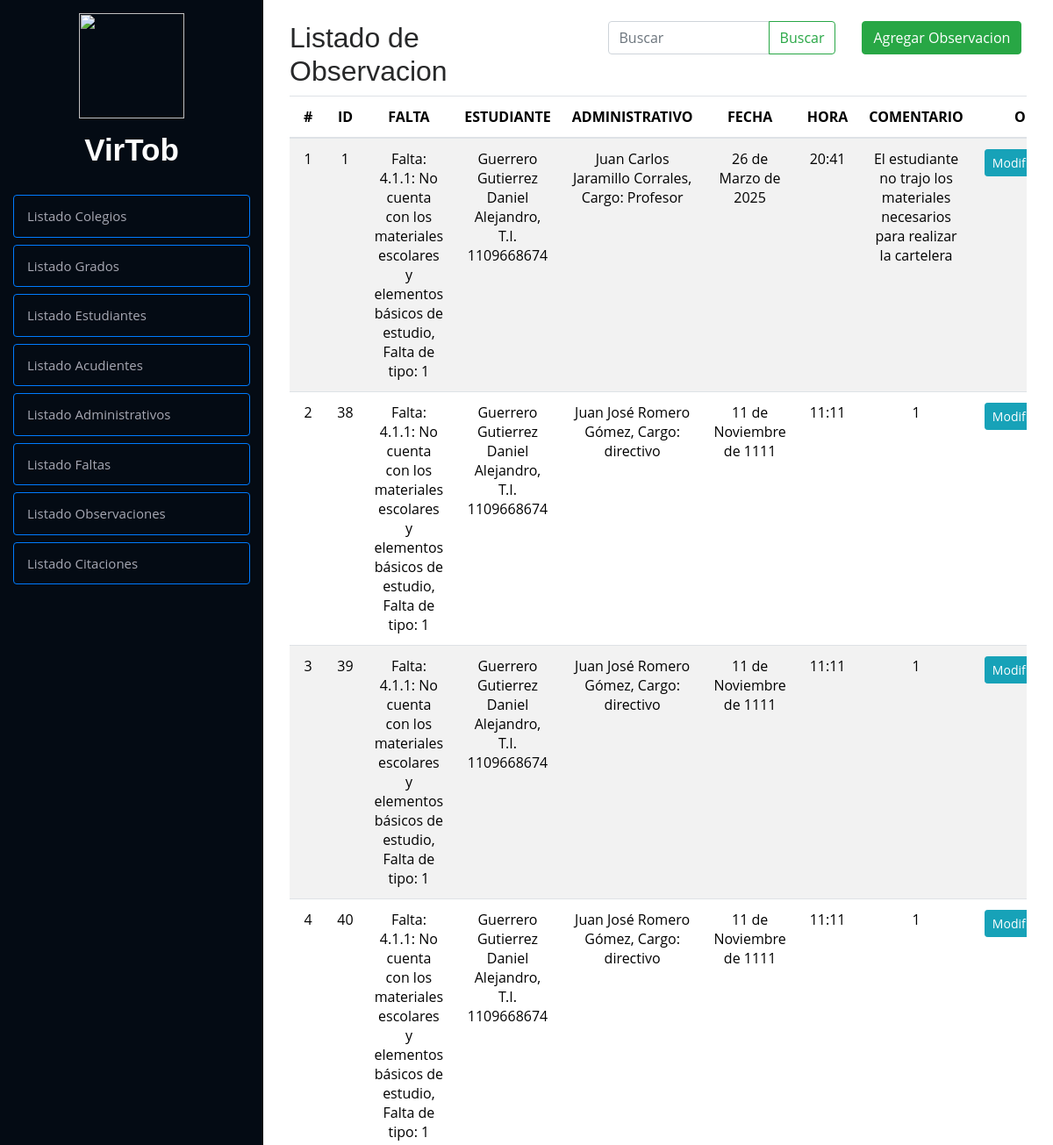
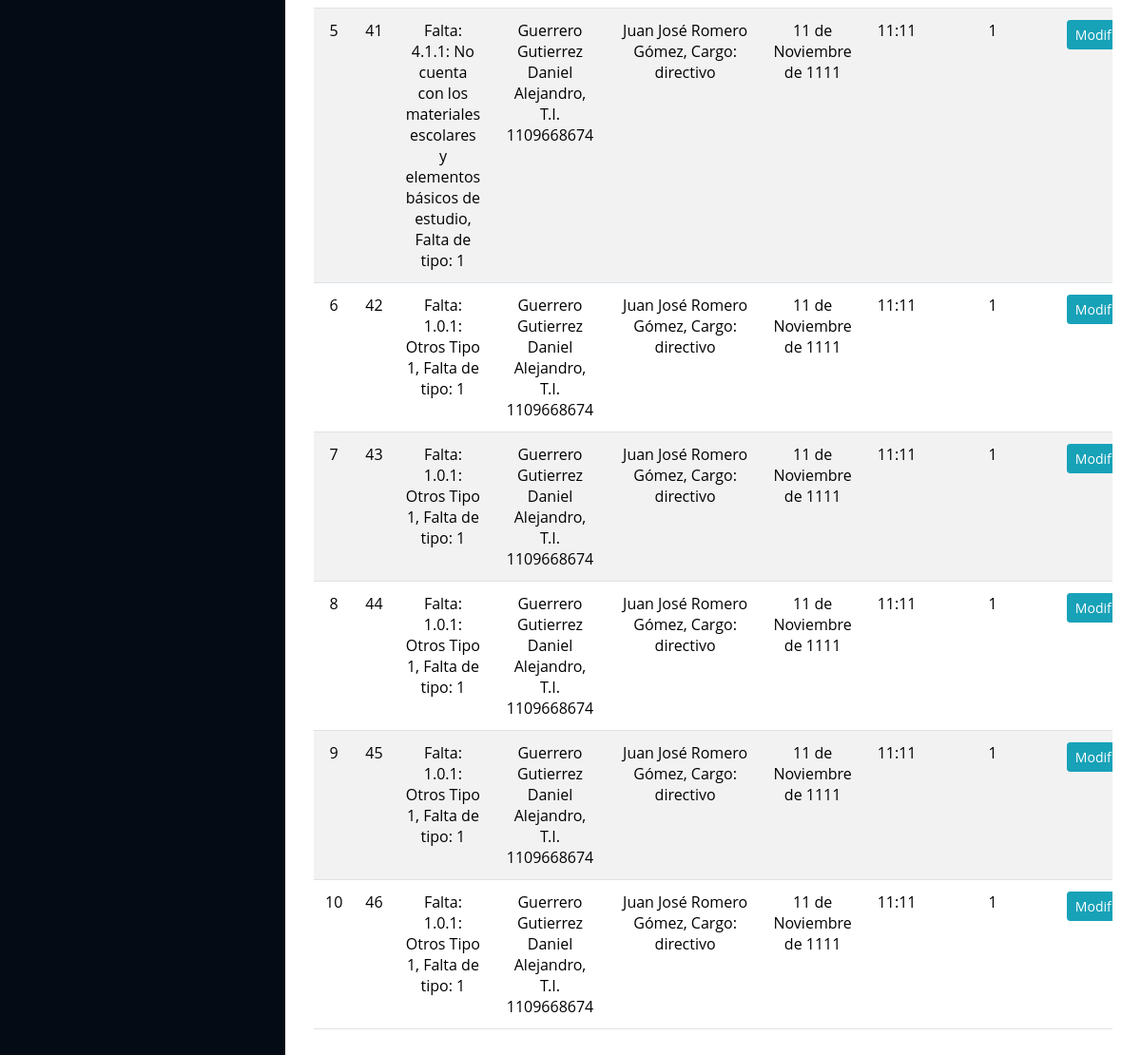
The page /crud/listaObservacion/ (signed in) on the database its author committed (2 pictures, top to bottom).
### Modulos/Observador/models.py (models this page shows, shortened)
class Observacion(models.Model):
    idObservacion = models.AutoField(primary_key=True)
    idFalta = models.ForeignKey(
        Faltas, on_delete=models.CASCADE, related_name="observaciones")
    idEstudiante = models.ForeignKey(
        Estudiante, on_delete=models.CASCADE, related_name="observaciones")
    idAdministrativo = models.ForeignKey(
        Administrativos, on_delete=models.CASCADE, related_name="observaciones")
    fecha = models.DateField()
    hora = models.TimeField()
    comentario = models.TextField(max_length=1000)
    class Meta:
        verbose_name = 'Observacion'

class Faltas(models.Model):
    idFalta = models.AutoField(primary_key=True)
    tiposFaltas = [
        (1, "Tipo 1"),
        (2, "Tipo 2"),
        (3, "Tipo 3")
    ]
    tipoFalta = models.IntegerField(choices=tiposFaltas, default=1)
    falta = models.CharField(max_length=10, null=True, blank=True)
    descripcion = models.TextField(max_length=1000)
    idColegio = models.ForeignKey(
        Colegio, on_delete=models.CASCADE, related_name="faltas", default=1)
    def __str__(self):
        return f"Falta: {self.falta}: {self.descripcion}, Falta de tipo: {self.tipoFalta}"
    class Meta:
        verbose_name = 'Faltas'

class Estudiante(models.Model):
    idEstudiante = models.AutoField(primary_key=True)
    tiposDocumentos = [
        ('T.I.', 'Tarjeta de Identidad'),
        ('C.C.', 'Cedula de Ciudadanía'),
        ('C.E.', 'Cedula de Extranjería')
    ]
    tipoDocumento = models.CharField(
        max_length=4, choices=tiposDocumentos, default='T.I.')
    documento = models.CharField(max_length=10, default=0)
    nombre = models.CharField(max_length=100)
    apellido = models.CharField(max_length=100)
    fechaNacimiento = models.DateField(null=True)
    correo = models.EmailField(max_length=100)
    contrasena = models.CharField(max_length=100)
    faltasTipo1 = models.IntegerField(default=0)
    faltasTipo2 = models.IntegerField(default=0)
    faltasTipo3 = models.IntegerField(default=0)
    totalFaltas = models.IntegerField(default=0)
    idColegio = models.ForeignKey(
        Colegio, on_delete=models.CASCADE, related_name="estudiantes", default=1)
    idGrado = models.ForeignKey(
        Grado, on_delete=models.CASCADE, null=True, blank=True, related_name="estudiante")
    imagen_perfil = models.ImageField(
        upload_to='perfiles/', blank=True, null=True)
    def __str__(self):
        return f"{self.apellido} {self.nombre}, {self.tipoDocumento} {self.documento}"
    class Meta:
        verbose_name = 'Estudiante'

class Administrativos(models.Model):
    idAdministrativo = models.AutoField(primary_key=True)
    nombre = models.CharField(max_length=100)
    apellido = models.CharField(max_length=100)
    cargos = [  # Lista de tuplas para choices
        ('profesor', 'Profesor'),
        ('directivo', 'Directivo'),
    ]
    cargo = models.CharField(max_length=9, choices=cargos, default='profesor')
    ciclo = models.CharField(max_length=12, null=True, blank=True)
    correo = models.EmailField(max_length=100)
    contrasena = models.CharField(max_length=100)
    def __str__(self):
        if self.cargo == 'profesor' and self.ciclo:
            return f"{self.nombre} {self.apellido}, Cargo: {self.cargo} (Ciclo: {self.ciclo})"
        return f"{self.nombre} {self.apellido}, Cargo: {self.cargo}"
    class Meta:
        verbose_name = 'Administrativos'

### Modulos/Observador/views.py (the view, shortened to what this page needs)
# urls.py: path('listaObservacion/', listaObservacion, name='listaObservacion'),
def listaObservacion(request):
    if not request.session.get('isLogged', False):
        return redirect('login')
    if request.session.get('userType', False) != "directivo":
        return redirect('home')
    query = request.GET.get("buscar", "")  # Obtener el valor del input
    observaciones = Observacion.objects.all()  # Obtiene todos los registro
    return render(request, 'listas/observaciones.html', {'observacion': observaciones, "query": query})

### Modulos/Usuarios/context_processors.py (called while the page is built)
def session_variables(request):
    return {
        'isLogged': request.session.get('isLogged', None),
        'userId': request.session.get('userId', None),
        'userType': request.session.get('userType', None),
        'userNombre': request.session.get('userNombre', None)
    }

### Modulos/Observador/templates/listas/observaciones.html (shortened to what this page needs)
{% extends "index.html" %}
{% load static %}
        {% block contenido %}
        <div class="container py-4">
            <div class="row">
                <div class="col-md-12">
                    <div class="row">
                        <div class="col-5">
                            <h2>Listado de Observacion</h2>
                        </div>
                        <div class="col-4">
                            <form class="d-flex" method="GET">
                                <div class="input-group">
                                    <input type="text" class="form-control" placeholder="Buscar" name="buscar"
                                        value="{{ query }}" aria-label="Search">
                                    <button class="btn btn-outline-success" type="submit">Buscar</button>
                                </div>
                            </form>
                        </div>
                        <div class="col-3">
                            <a href="{% url 'agregarObservacion' %}" class="btn btn-success">Agregar Observacion</a>
                        </div>
                    </div>
                    <div class="table-responsive">
                        <table class="table table-striped">
                            <thead>
                                <tr>
                                    <th>#</th>
                                    <th>ID</th>
                                    <th>FALTA</th>
                                    <th>ESTUDIANTE</th>
                                    <th>ADMINISTRATIVO</th>
                                    <th>FECHA</th>
                                    <th>HORA</th>
                                    <th>COMENTARIO</th>
                                    <th>OPCIONES</th>
                                </tr>
                            </thead>
                            <tbody>
                                {% if observacion %}
                                {% for observacion in observacion %}
                                <tr>
                                    <td class="">{{ forloop.counter }}</td>
                                    <td class="">{{ observacion.idObservacion }}</td>
                                    <td class="">{{ observacion.idFalta }}</td>
                                    <td class="">{{ observacion.idEstudiante }}</td>
                                    <td class="">{{ observacion.idAdministrativo }}</td>
                                    <td class="">{{ observacion.fecha }}</td>
                                    <td class="">{{ observacion.hora }}</td>
                                    <td class="">{{ observacion.comentario }}</td>
                                    <td>
                                        <div class="btn-group btn-group-sm" role="group" aria-label="Basic example">
                                            <a href="{% url 'modificarObservacion' observacion.idObservacion %}"
                                                class="btn btn-info btn-sm">
                                                Modificar
                                            </a>
                                        </div>
                                    </td>
                                </tr>
                                {% endfor %}
                                {% else %}
                                <tr>
                                    <td colspan="9" class="text-center text-danger">⚠ No se encontraron resultados</td>
                                </tr>
                                {% endif %}
                            </tbody>
                        </table>
                    </div>
                </div>
            </div>
        </div>
        {% endblock %}

### observadorVirtual/static/css/style.css (style rules this page uses)
body { font-family: "Open Sans", sans-serif; color: #272829; }
a { color: #149ddd; }
h1, h2, h3, h4, h5, h6 { font-family: "Raleway", sans-serif; }
th, td { text-align: center; vertical-align: middle; }

### rows shown on the page
Observacion: idObservacion "1", idFalta "Falta: 4.1.1: No cuenta con los materiales escolares y elementos básicos de estudio, Falta de tipo: 1", idEstudiante "Guerrero Gutierrez Daniel Alejandro, T.I. 1109668674", idAdministrativo "Juan Carlos Jaramillo Corrales, Cargo: Profesor", fecha "26 de Marzo de 2025", hora "20:41", comentario "El estudiante no trajo los materiales necesarios para realizar la cartelera"
Observacion: idObservacion "38", idFalta "Falta: 4.1.1: No cuenta con los materiales escolares y elementos básicos de estudio, Falta de tipo: 1", idEstudiante "Guerrero Gutierrez Daniel Alejandro, T.I. 1109668674", idAdministrativo "Juan José Romero Gómez, Cargo: directivo", fecha "11 de Noviembre de 1111", hora "11:11", comentario "1"
Observacion: idObservacion "39", idFalta "Falta: 4.1.1: No cuenta con los materiales escolares y elementos básicos de estudio, Falta de tipo: 1", idEstudiante "Guerrero Gutierrez Daniel Alejandro, T.I. 1109668674", idAdministrativo "Juan José Romero Gómez, Cargo: directivo", fecha "11 de Noviembre de 1111", hora "11:11", comentario "1"
Observacion: idObservacion "40", idFalta "Falta: 4.1.1: No cuenta con los materiales escolares y elementos básicos de estudio, Falta de tipo: 1", idEstudiante "Guerrero Gutierrez Daniel Alejandro, T.I. 1109668674", idAdministrativo "Juan José Romero Gómez, Cargo: directivo", fecha "11 de Noviembre de 1111", hora "11:11", comentario "1"
Observacion: idObservacion "41", idFalta "Falta: 4.1.1: No cuenta con los materiales escolares y elementos básicos de estudio, Falta de tipo: 1", idEstudiante "Guerrero Gutierrez Daniel Alejandro, T.I. 1109668674", idAdministrativo "Juan José Romero Gómez, Cargo: directivo", fecha "11 de Noviembre de 1111", hora "11:11", comentario "1"
Observacion: idObservacion "42", idFalta "Falta: 1.0.1: Otros Tipo 1, Falta de tipo: 1", idEstudiante "Guerrero Gutierrez Daniel Alejandro, T.I. 1109668674", idAdministrativo "Juan José Romero Gómez, Cargo: directivo", fecha "11 de Noviembre de 1111", hora "11:11", comentario "1"
Observacion: idObservacion "43", idFalta "Falta: 1.0.1: Otros Tipo 1, Falta de tipo: 1", idEstudiante "Guerrero Gutierrez Daniel Alejandro, T.I. 1109668674", idAdministrativo "Juan José Romero Gómez, Cargo: directivo", fecha "11 de Noviembre de 1111", hora "11:11", comentario "1"
Observacion: idObservacion "44", idFalta "Falta: 1.0.1: Otros Tipo 1, Falta de tipo: 1", idEstudiante "Guerrero Gutierrez Daniel Alejandro, T.I. 1109668674", idAdministrativo "Juan José Romero Gómez, Cargo: directivo", fecha "11 de Noviembre de 1111", hora "11:11", comentario "1"
Observacion: idObservacion "45", idFalta "Falta: 1.0.1: Otros Tipo 1, Falta de tipo: 1", idEstudiante "Guerrero Gutierrez Daniel Alejandro, T.I. 1109668674", idAdministrativo "Juan José Romero Gómez, Cargo: directivo", fecha "11 de Noviembre de 1111", hora "11:11", comentario "1"
Observacion: idObservacion "46", idFalta "Falta: 1.0.1: Otros Tipo 1, Falta de tipo: 1", idEstudiante "Guerrero Gutierrez Daniel Alejandro, T.I. 1109668674", idAdministrativo "Juan José Romero Gómez, Cargo: directivo", fecha "11 de Noviembre de 1111", hora "11:11", comentario "1"
